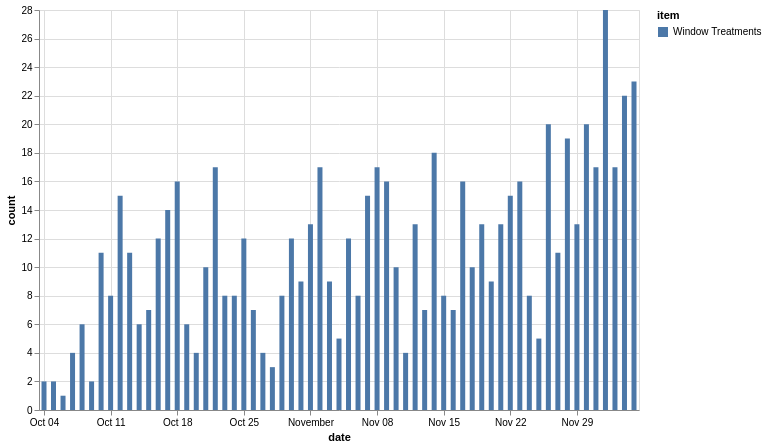

The Vega-Lite source for this figure:
### Vega-Lite specification from a JSON file in a GitHub repository (floating-point values rounded to 4 significant figures)
{"config": {"view": {"continuousWidth": 400, "continuousHeight": 300}}, "data": {"name": "data-e5c5a15844f4404213c0801acce5982c"}, "mark": "bar", "encoding": {"color": {"type": "nominal", "field": "item"}, "x": {"type": "temporal", "field": "date"}, "y": {"type": "quantitative", "field": "count"}}, "height": 400, "width": 600, "$schema": "https://vega.github.io/schema/vega-lite/v4.8.1.json", "datasets": {"data-e5c5a15844f4404213c0801acce5982c": [{"item": "Window Treatments", "date": "2020-10-04", "count": 2}, {"item": "Window Treatments", "date": "2020-10-05", "count": 2}, {"item": "Window Treatments", "date": "2020-10-06", "count": 1}, {"item": "Window Treatments", "date": "2020-10-07", "count": 4}, {"item": "Window Treatments", "date": "2020-10-08", "count": 6}, {"item": "Window Treatments", "date": "2020-10-09", "count": 2}, {"item": "Window Treatments", "date": "2020-10-10", "count": 11}, {"item": "Window Treatments", "date": "2020-10-11", "count": 8}, {"item": "Window Treatments", "date": "2020-10-12", "count": 15}, {"item": "Window Treatments", "date": "2020-10-13", "count": 11}, {"item": "Window Treatments", "date": "2020-10-14", "count": 6}, {"item": "Window Treatments", "date": "2020-10-15", "count": 7}, {"item": "Window Treatments", "date": "2020-10-16", "count": 12}, {"item": "Window Treatments", "date": "2020-10-17", "count": 14}, {"item": "Window Treatments", "date": "2020-10-18", "count": 16}, {"item": "Window Treatments", "date": "2020-10-19", "count": 6}, {"item": "Window Treatments", "date": "2020-10-20", "count": 4}, {"item": "Window Treatments", "date": "2020-10-21", "count": 10}, {"item": "Window Treatments", "date": "2020-10-22", "count": 17}, {"item": "Window Treatments", "date": "2020-10-23", "count": 8}, {"item": "Window Treatments", "date": "2020-10-24", "count": 8}, {"item": "Window Treatments", "date": "2020-10-25", "count": 12}, {"item": "Window Treatments", "date": "2020-10-26", "count": 7}, {"item": "Window Treatments", "date": "2020-10-27", "count": 4}, {"item": "Window Treatments", "date": "2020-10-28", "count": 3}, {"item": "Window Treatments", "date": "2020-10-29", "count": 8}, {"item": "Window Treatments", "date": "2020-10-30", "count": 12}, {"item": "Window Treatments", "date": "2020-10-31", "count": 9}, {"item": "Window Treatments", "date": "2020-11-01", "count": 13}, {"item": "Window Treatments", "date": "2020-11-02", "count": 17}, {"item": "Window Treatments", "date": "2020-11-03", "count": 9}, {"item": "Window Treatments", "date": "2020-11-04", "count": 5}, {"item": "Window Treatments", "date": "2020-11-05", "count": 12}, {"item": "Window Treatments", "date": "2020-11-06", "count": 8}, {"item": "Window Treatments", "date": "2020-11-07", "count": 15}, {"item": "Window Treatments", "date": "2020-11-08", "count": 17}, {"item": "Window Treatments", "date": "2020-11-09", "count": 16}, {"item": "Window Treatments", "date": "2020-11-10", "count": 10}, {"item": "Window Treatments", "date": "2020-11-11", "count": 4}, {"item": "Window Treatments", "date": "2020-11-12", "count": 13}, {"item": "Window Treatments", "date": "2020-11-13", "count": 7}, {"item": "Window Treatments", "date": "2020-11-14", "count": 18}, {"item": "Window Treatments", "date": "2020-11-15", "count": 8}, {"item": "Window Treatments", "date": "2020-11-16", "count": 7}, {"item": "Window Treatments", "date": "2020-11-17", "count": 16}, {"item": "Window Treatments", "date": "2020-11-18", "count": 10}, {"item": "Window Treatments", "date": "2020-11-19", "count": 13}, {"item": "Window Treatments", "date": "2020-11-20", "count": 9}, {"item": "Window Treatments", "date": "2020-11-21", "count": 13}, {"item": "Window Treatments", "date": "2020-11-22", "count": 15}, {"item": "Window Treatments", "date": "2020-11-23", "count": 16}, {"item": "Window Treatments", "date": "2020-11-24", "count": 8}, {"item": "Window Treatments", "date": "2020-11-25", "count": 5}, {"item": "Window Treatments", "date": "2020-11-26", "count": 20}, {"item": "Window Treatments", "date": "2020-11-27", "count": 11}, {"item": "Window Treatments", "date": "2020-11-28", "count": 19}, {"item": "Window Treatments", "date": "2020-11-29", "count": 13}, {"item": "Window Treatments", "date": "2020-11-30", "count": 20}, {"item": "Window Treatments", "date": "2020-12-01", "count": 17}, {"item": "Window Treatments", "date": "2020-12-02", "count": 28}, {"item": "Window Treatments", "date": "2020-12-03", "count": 17}, {"item": "Window Treatments", "date": "2020-12-04", "count": 22}, {"item": "Window Treatments", "date": "2020-12-05", "count": 23}]}}
